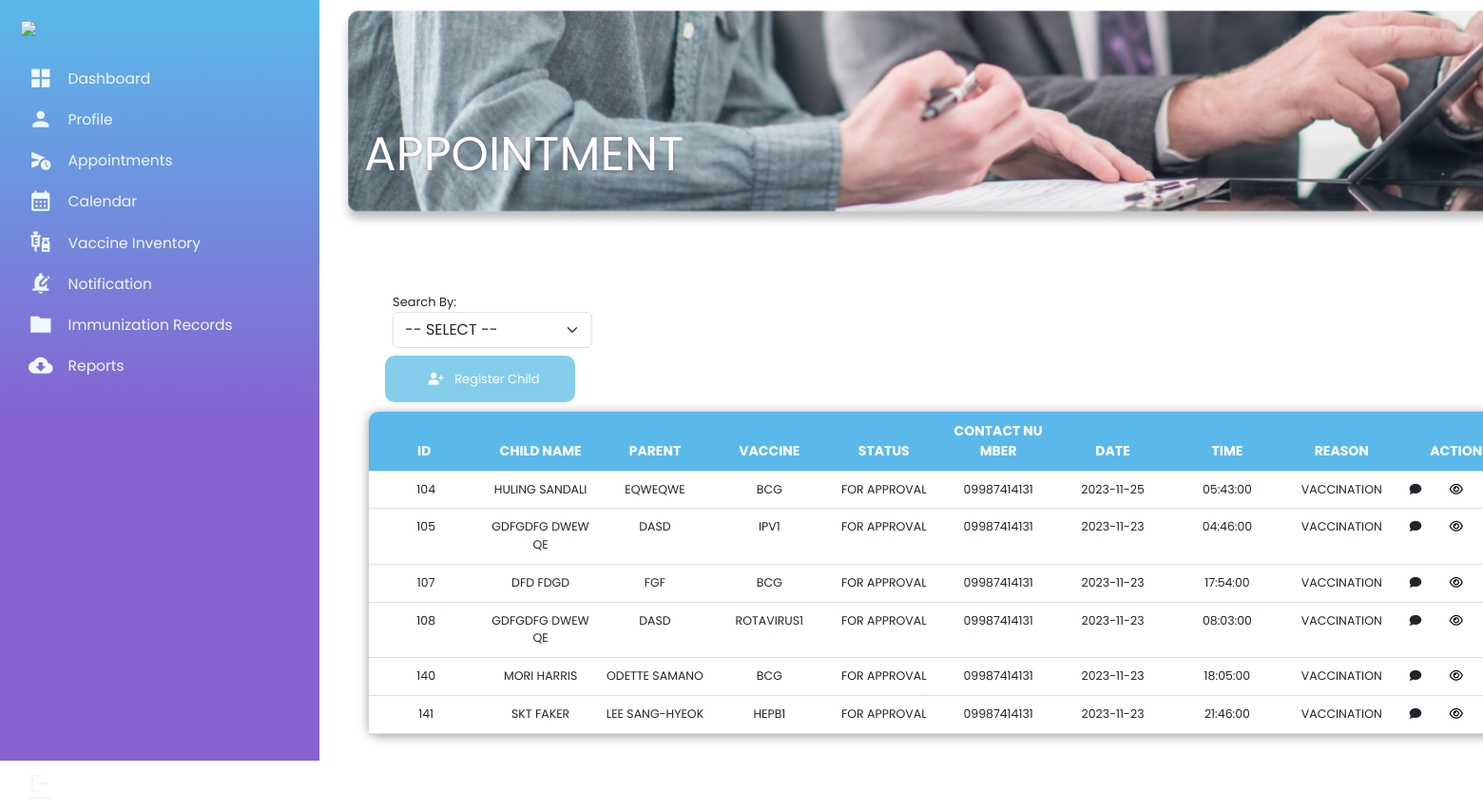
Page /Admin/Appointment-TAB.php (signed in) on the committed database.
### tables this page shows
CREATE TABLE `appointmenttable` (
  `appt_id` int(11) NOT NULL,
  `userid` int(11) NOT NULL,
  `cid` int(11) NOT NULL,
  `vacid` int(11) NOT NULL,
  `appt_time` time DEFAULT NULL,
  `appt_date` date NOT NULL,
  `dose` int(11) NOT NULL,
  `child_name` varchar(50) NOT NULL,
  `guardian_name` varchar(50) NOT NULL,
  `contact_number` varchar(50) DEFAULT NULL,
  `age` varchar(50) DEFAULT NULL,
  `email` varchar(50) NOT NULL,
  `appointment_status` int(11) DEFAULT 0,
  `vaccine_administer` varchar(100) DEFAULT NULL,
  `for_reason` varchar(50) DEFAULT NULL
);

CREATE TABLE `vaccineinventory` (
  `vacid` int(11) NOT NULL,
  `vac_name` varchar(11) NOT NULL,
  `vac_desc` varchar(40) NOT NULL,
  `stocks` int(11) NOT NULL,
  `administered` int(11) NOT NULL,
  `req_dose` int(11) NOT NULL,
  `lower_limit` varchar(11) NOT NULL,
  `upper_limit` varchar(11) NOT NULL,
  `exp_date` date NOT NULL,
  `active` int(11) DEFAULT 1
);

### Admin_appointment/admin_appointment_controller.php (called while the page is built, shortened)
<?php
include '../Homepage/config.php';
$select = mysqli_query($conn, "SELECT * FROM appointmenttable a
LEFT JOIN vaccineinventory b ON a.vacid = b.vacid WHERE a.appointment_status = 1") or die('query failed');
$appointmenttable = mysqli_fetch_all($select, MYSQLI_ASSOC);
?>

### Admin/Appointment-TAB.php (the view, shortened to what this page needs)
<!DOCTYPE html>
<html>
<?php include('../include/include.php'); ?>
<?php include('../templates/Header.php'); ?>
<link rel="stylesheet" href="./css/style5.css">
<link rel="stylesheet" href="./css/appointment_tab.css">
<?php include('../Admin_appointment/admin_appointment_controller.php');
include('../Admin_appointment/vaccine_details.php'); ?>
<body>
    <div class="dash-container">
    <div class="column1">
         <?php include('../templates/Admin-Dash.php'); ?>
    </div>
    <div class="column">
    <div class="dashboard">
                <img class="appt" src="./images/Appointment.png">
            <div class="dashboard-text">
                <h1 class="text-white">APPOINTMENT</h1>
            </div>
            </div>
        <div class="table">
        <div class="search" style="margin-bottom:10px;">
<div class="form-group">
    <div class="row">
        <div class="col-auto">
             <div style="position: relative; display: inline-block;">
                <span>Search By:</span>
                <select class="form-select" id="search_dropdown">
                    <option>-- SELECT --</option>
                </select>
            </div>
        </div>
    </div>
</div>
                <button id="open_appointment_form" onclick="openModal('set_appointment')" style=""><span style="background-color:transparent; color:white;" class="fa fa-user-plus"></span> Register Child </button>
        </div>
            <div class="table_section">
                    <div class="row"  style="position:relative; left:80px;">
                                     <table class="table" id="data_table">
                                        <thead class="">
                                            <tr>
                                                <th scope="col" class="col col-auto ps-1 pe-2 text-uppercase">
                                                    <text>id</text>
                                                </th>
                                                <th scope="col" class="col col-auto ps-2 pe-2 text-uppercase">
                                                    <text>child name</text>
                                                </th>
                                                <th scope="col" class="col col-auto ps-2 pe-2 text-uppercase">
                                                    <text>parent</text>
                                                </th>
                                                <th scope="col" class="col col-auto ps-2 pe-2 text-uppercase">
                                                    <text>vaccine</text>
                                                </th>
                                                <th scope="col" class="col col-auto ps-2 pe-2 text-uppercase">
                                                    <text>status</text>
                                                </th>
                                                <th scope="col" class="col col-auto ps-2 pe-2 text-uppercase">
                                                    <text>contact number</text>
                                                </th>
                                                <th scope="col" class="col col-auto ps-2 pe-2 text-uppercase">
                                                    <text>date</text>
                                                </th>
                                                <th scope="col" class="col col-auto ps-2 pe-2 text-uppercase">
                                                    <text>time</text>
                                                </th>
                                                 <th scope="col" class="col col-auto ps-2 pe-2 text-uppercase">
                                                    <text>reason</text>
                                                </th>
                                                <th scope="col" class="col col-auto ps-2 pe-2 text-uppercase">
                                                    <text>action</text>
                                                </th>
                                            </tr>
                                        </thead>
                                        <tbody class="p-3 fs-7 text-white text-center">
                                            <?php
                                                foreach($appointmenttable as $info){
                                                    $appt_id = $info['appt_id'];
                                                    $cid = $info['cid'];
                                                    $appt_time = $info['appt_time'];
                                                    $appt_date = $info['appt_date'];
                                                    $child_name = $info['child_name'];
                                                    $guardian_name = $info['guardian_name'];
                                                    $contact_number = $info['contact_number'];
                                                    $appointment_status = $info['appointment_status'];
                                                    $vac_name = $info['vac_name'];
                                                    $for_reason = $info['for_reason'];
                                                    if($appointment_status == 1 ){
                                                        $appointment_status_list = "For Approval";
                                                    }
                                            ?>
                                             <tr>
                                                <td scope="col" class="col col-auto ps-2 pe-2 text-uppercase">
                                                    <text><?php echo $appt_id; ?></text>
                                                </td>
                                                <td scope="col" class="col col-auto ps-2 pe-2 text-uppercase">
                                                    <text><?php echo $child_name; ?></text>
                                                </td>
                                                <td scope="col" class="col col-auto ps-2 pe-2 text-uppercase">
                                                    <text><?php echo $guardian_name; ?></text>
                                                </td>
                                                <td scope="col" class="col col-auto ps-2 pe-2 text-uppercase">
                                                    <text><?php echo $vac_name; ?></text>
                                                </td>
                                                <td scope="col" class="col col-auto ps-2 pe-2 text-uppercase">
                                                    <text><?php echo $appointment_status_list; ?></text>
                                                </td>
                                                <td scope="col" class="col col-auto ps-2 pe-2 text-uppercase">
                                                    <text><?php echo $contact_number; ?></text>
                                                </td>
                                                <td scope="col" class="col col-auto ps-2 pe-2 text-uppercase">
                                                    <text><?php echo $appt_date; ?></text>
                                                </td>
                                                <td scope="col" class="col col-auto ps-2 pe-2 text-uppercase">
                                                    <text><?php echo $appt_time; ?></text>
                                                </td>
                                                <td scope="col" class="col col-auto ps-2 pe-2 text-uppercase">
                                                    <text><?php echo $for_reason; ?></text>
                                                </td>
                                                <td scope="col" class="col col-auto ps-2 pe-2 text-uppercase">
                                                    <div class="row">
                                                        <div class="col-lg-4">
                                                            <a id="send_notif-<?php echo $appt_id; ?>"  style="cursor:pointer;">
                                                                <i class="fa fa-comment"></i>
                                                            </a>
                                                        </div>
                                                        <div class="col-lg-4">
                                                            <a href="../Admin/admin_more_info.php?id=<?= $cid; ?>" style="cursor:pointer; color:black;">
                                                                <i class="fa fa-eye"></i>
                                                            </a>
                                                        </div>
                                                        <div class="col-lg-4">
                                                        </div>
                                                    </div>
                                                </td>
                                            </tr>
                                            <?php } ?>
                                        </tbody>
                                    </table>
                    </div>
                    </div>
            </div>
    </div>
    </div>
</body>
</html>

### Admin/css/style5.css (style rules this page uses)
.column { position: absolute; left: 270px; right: 50px; }
.column1 { position: fixed; height: 100%; }
.dashboard { position: relative; }
.dashboard img { padding: 8px 85px; width: 1500px; }
.dashboard-text { position: absolute; top: 100px; padding: 25px 113px; }
.dashboard-text h1 { color: rgb(56, 53, 100); text-shadow: 0px 0px 3px rgba(101, 53, 113, 0.5); font-family: 'Poppins', sans-serif; font-size: 50px; font-style: normal; font-weight: 400; line-height: normal; }
table { width: 100%; table-layout: fixed; max-width: 1000px; min-width: 900px; border-collapse: collapse; background-color: #ffffff; border: none; border-radius: 10px; box-shadow: 0 2px 12px 0 rgba(0, 0, 0, .4); }
.table2_section th, td { border-bottom: 1px solid #dddddd; padding: 10px 5px; word-break: break-all; text-align: center; }
.search { margin-left: 105px; width: 95%; }
.search button { border: none; outline: none; border-radius: 6px; cursor: pointer; padding: 11px; background-color: #8860D0; color: #ffffff; transition: .3s ease; }
.table3_section th, td { border-bottom: 1px solid #dddddd; padding: 10px 5px; word-break: break-all; text-align: center; }
.ReportDetails-content .modal-table_section th, td { border-bottom: 1px solid #dddddd; padding: 10px 5px; word-break: break-all; text-align: center; }
@media screen and (max-width: 2560px) { .dashboard img { width: 110%; padding-left: 90px; } }
@media screen and (max-width: 2560px) { table { max-width: 2000px; font-size: 15px; margin: 0 10px 0 20px; } }

### Admin/css/appointment_tab.css (style rules this page uses)
* { margin: 0; padding: 0; outline: 0; appearance: none; border: 0; text-decoration: none; list-style: none; box-sizing: border-box; }
body { display: grid; height: 100%; font-family: Poppins, sans-serif; font-size: 13px; background: white; background-size: cover; background-repeat: no-repeat; background-position: center center; user-select: none; overflow-x: hidden; }
.dash-container { display: grid; width: 96%; gap: 1.8rem; grid-template-columns: 14rem auto 23rem; }
img { display: block; width: 100%; }
.dashboard { position: relative; }
.dashboard img { padding: 8px 85px; width: 1198px; flex-shrink: 0; }
.dashboard-text { position: absolute; top: 100px; padding: 25px 113px; }
h1 { color: #FFF; text-shadow: 5px 6px 2px rgba(0, 0, 0, 0.50); font-family: 'Poppins', sans-serif; font-size: 40px; font-style: normal; font-weight: 400; line-height: normal; }
.table { width: 100% !important; padding: 50px 30px !important; }
table { width: 100% !important; table-layout: fixed !important; max-width: 1250px !important; min-width: 900px !important; border-collapse: collapse !important; background-color: #ffffff !important; border: none !important; border-radius: 10px !important; box-shadow: 0 2px 12px 0 rgba(0, 0, 0, .4) !important; }
.table button { border: none !important; outline: none !important; width: 100% !important; max-width: 200px !important; border-radius: 10px !important; background-color: #84CEEB !important; cursor: pointer !important; padding: 10px !important; color: #ffffff !important; transition: .3s ease !important; }
thead th { position: sticky !important; top: 0 !important; background-color:#5AB9EA!important; color: #ffffff !important; font-size: 14px !important; }
thead th:nth-child(1) { border-radius: 10px 0 0 0 !important; }
thead th:nth-child(10) { border-radius: 0 10px 0 0 !important; }
th, td { border-bottom: 1px solid #dddddd !important; padding: 10px 20px 10px 20px !important; word-break: break-all !important; text-align: center !important; font-size: smaller; }
.column { position: absolute; left: 270px; right: 50px; }
.column1 { position: fixed; height: 100%; }
.dashboard img { padding: 8px 85px; width: 1500px; }
.dashboard-text h1 { color: whitesmoke; text-shadow: 0px 0px 3px rgba(101, 53, 113, 0.5); font-family: 'Poppins', sans-serif; font-size: 50px; font-style: normal; font-weight: 400; line-height: normal; }

### assets/css/style0.css (style rules this page uses)
* { margin: 0; padding: 0; outline: 0; border: 0; text-decoration: none; list-style: none; box-sizing: border-box; }
body { display: grid; height: 100%; font-family: Poppins, sans-serif; font-size: 13px; background: white; background-size: cover; background-repeat: no-repeat; background-position: center center; user-select: none; overflow-x: hidden; }
.dash-container { display: grid; width: 96%; gap: 1.8rem; grid-template-columns: 14rem auto 23rem; }
img { display: block; width: 100%; }

### rows in the picture
appointmenttable: appt_id "104", child_name "HULING SANDALI", guardian_name "EQWEQWE", vacid.vac_name "BCG", appointment_status "FOR APPROVAL", contact_number "09987414131", appt_date "2023-11-25", appt_time "05:43:00", for_reason "VACCINATION"
appointmenttable: appt_id "105", child_name "GDFGDFG DWEWQE", guardian_name "DASD", vacid.vac_name "IPV1", appointment_status "FOR APPROVAL", contact_number "09987414131", appt_date "2023-11-23", appt_time "04:46:00", for_reason "VACCINATION"
appointmenttable: appt_id "107", child_name "DFD FDGD", guardian_name "FGF", vacid.vac_name "BCG", appointment_status "FOR APPROVAL", contact_number "09987414131", appt_date "2023-11-23", appt_time "17:54:00", for_reason "VACCINATION"
appointmenttable: appt_id "108", child_name "GDFGDFG DWEWQE", guardian_name "DASD", vacid.vac_name "ROTAVIRUS1", appointment_status "FOR APPROVAL", contact_number "09987414131", appt_date "2023-11-23", appt_time "08:03:00", for_reason "VACCINATION"
appointmenttable: appt_id "140", child_name "MORI HARRIS", guardian_name "ODETTE SAMANO", vacid.vac_name "BCG", appointment_status "FOR APPROVAL", contact_number "09987414131", appt_date "2023-11-23", appt_time "18:05:00", for_reason "VACCINATION"
appointmenttable: appt_id "141", child_name "SKT FAKER", guardian_name "LEE SANG-HYEOK", vacid.vac_name "HEPB1", appointment_status "FOR APPROVAL", contact_number "09987414131", appt_date "2023-11-23", appt_time "21:46:00", for_reason "VACCINATION"
